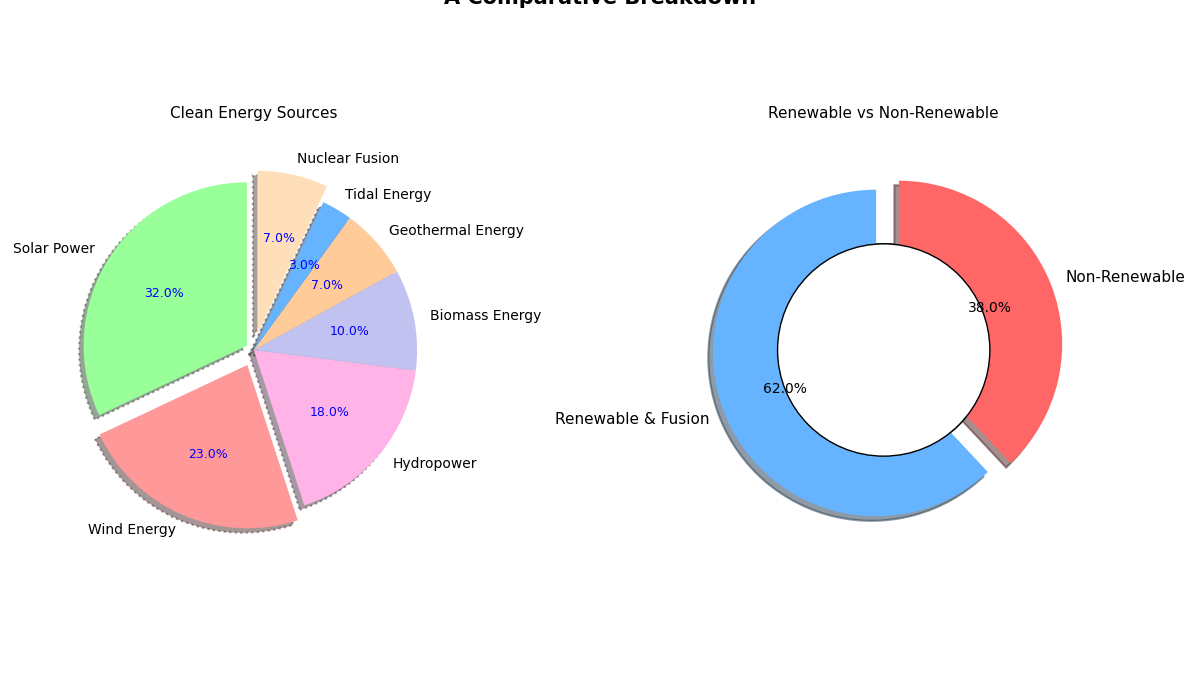

Write the Python code that produced this figure.
import matplotlib.pyplot as plt
import numpy as np

title = "Global Market Share of Clean Energy Sources in 2023"
subtitle = "A Comparative Breakdown"

clean_energy_sources = [
    'Solar Power',
    'Wind Energy',
    'Hydropower',
    'Biomass Energy',
    'Geothermal Energy',
    'Tidal Energy',
    'Nuclear Fusion'
]

market_share = [32, 23, 18, 10, 7, 3, 7]

colors = ['#99ff99', '#ff9999', '#ffb3e6', '#c2c2f0', '#ffcc99', '#66b3ff', '#ffdfba']
explode = (0.05, 0.1, 0, 0, 0, 0, 0.1)

def create_pie(chart_title, sources, market_share, colors, explode):
    fig, ax = plt.subplots(figsize=(10, 7))
    wedges, texts, autotexts = ax.pie(
        market_share, labels=sources, autopct='%1.1f%%', startangle=90,
        colors=colors, explode=explode, shadow=True, wedgeprops=dict(linestyle='-', linewidth=1.5)
    )
    
    for text in texts:
        text.set_fontsize(10)
        text.set_color('black')

    for autotext in autotexts:
        autotext.set_fontsize(9)
        autotext.set_color('blue')
    
    centre_circle = plt.Circle((0, 0), 0.65, fc='white', edgecolor='k')
    fig.gca().add_artist(centre_circle)
    
    ax.set_title(chart_title, fontsize=13, fontweight='regular', pad=20)

    ax.legend(wedges, sources, title="Energy Sources", loc="upper right", bbox_to_anchor=(1.1, 1), fontsize=9)

    plt.tight_layout()
    plt.show()

def create_comparison_chart():
    fig, (ax1, ax2) = plt.subplots(1, 2, figsize=(12, 7))

    energy_types = ['Renewable & Fusion', 'Non-Renewable']
    energy_percentages = [62, 38]

    wedges, texts, autotexts = ax1.pie(
        market_share, labels=clean_energy_sources, autopct='%1.1f%%', startangle=90,
        colors=colors, explode=explode, shadow=True, wedgeprops=dict(linestyle=':', linewidth=1.5)
    )
    
    for text in texts:
        text.set_fontsize(10)
        text.set_color('black')

    for autotext in autotexts:
        autotext.set_fontsize(9)
        autotext.set_color('blue')
    
    centre_circle = plt.Circle((0, 0), 0.65, fc='white', edgecolor='k')
    fig.gca().add_artist(centre_circle)

    ax1.set_title("Clean Energy Sources", fontsize=11, fontweight='regular', pad=20)

    wedges, texts, autotexts = ax2.pie(
        energy_percentages, labels=energy_types, autopct='%1.1f%%', startangle=90,
        colors=['#66b3ff', '#ff6666'], explode=(0.05, 0.1), shadow=True, wedgeprops=dict(linestyle='-', linewidth=1.5)
    )
    
    for text in texts:
        text.set_fontsize(11)
        text.set_color('black')

    for autotext in autotexts:
        autotext.set_fontsize(10)
        autotext.set_color('black')

    centre_circle_2 = plt.Circle((0, 0), 0.65, fc='white', edgecolor='k')
    fig.gca().add_artist(centre_circle_2)
    
    ax2.set_title("Renewable vs Non-Renewable", fontsize=11, fontweight='regular', pad=20)

    plt.tight_layout()
    plt.suptitle(f"{title}\n{subtitle}", fontsize=15, fontweight='bold', y=1.05)
    plt.show()

create_pie(title, clean_energy_sources, market_share, colors, explode)
create_comparison_chart()
